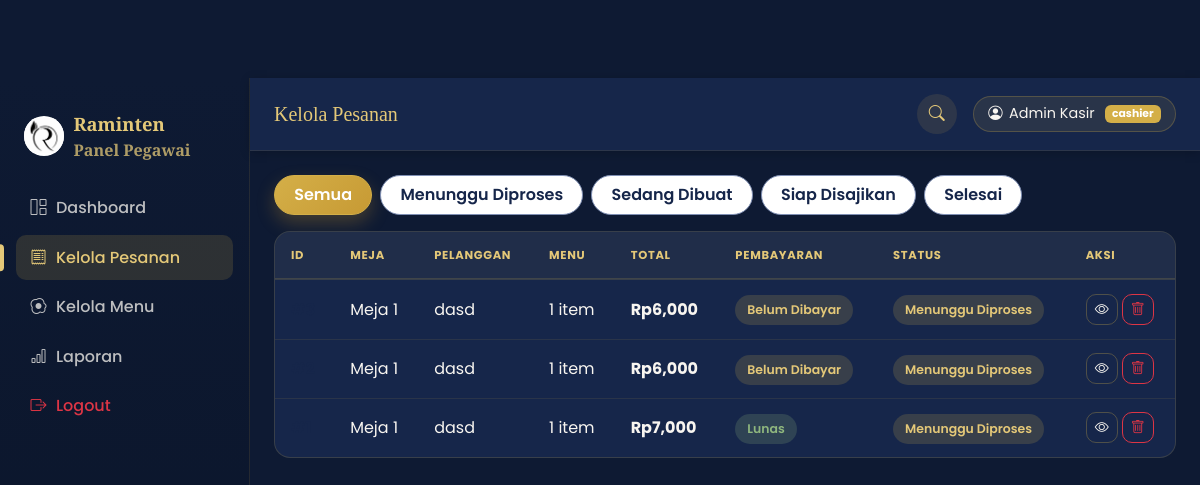
The app's page /admin/orders (signed in), older data.
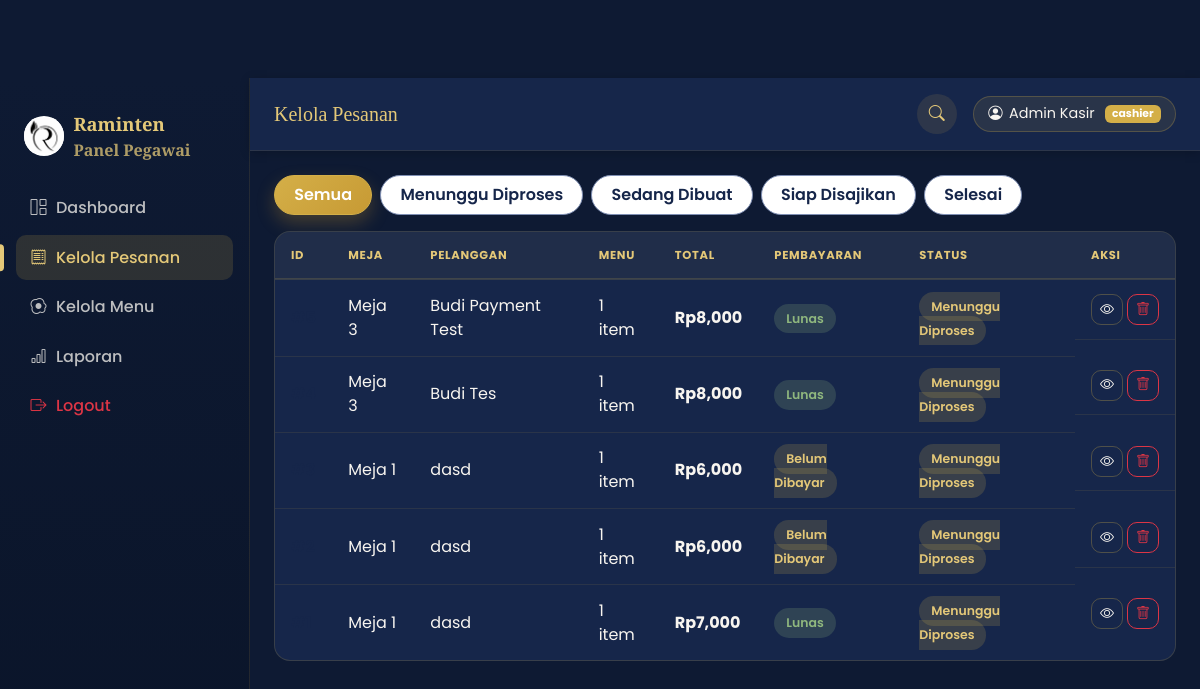
The same page, newer data.
### models/order.py (models this page shows, shortened)
class Order(db.Model):
    __tablename__ = "orders"
    id = db.Column(db.Integer, primary_key=True)
    order_number = db.Column(db.String(30), unique=True, nullable=True)
    table_id = db.Column(db.Integer, db.ForeignKey("tables.id"), nullable=True)
    table_number = db.Column(db.Integer, nullable=False)
    customer_name = db.Column(db.String(100), default="Pelanggan")
    customer_phone = db.Column(db.String(30), default="")
    note = db.Column(db.String(255), default="")
    _status = db.Column("status", db.String(30), default=STATUS_FLOW[0])
    _payment_status = db.Column("payment_status", db.String(20), default=PAYMENT_BELUM_DIBAYAR)
    payment_method = db.Column(db.String(20), default="QRIS")
    paid_at = db.Column(db.DateTime, nullable=True)
    created_at = db.Column(db.DateTime, default=datetime.utcnow)
    updated_at = db.Column(db.DateTime, default=datetime.utcnow, onupdate=datetime.utcnow)
    items = db.relationship("OrderItem", backref="order", lazy=True, cascade="all, delete-orphan")
    transaction = db.relationship("Transaction", backref="order", uselist=False, cascade="all, delete-orphan")
    @property
    def status(self):
        return self._status
    @status.setter
    def status(self, value):
        if value not in STATUS_FLOW:
            raise ValueError(f"Status pesanan '{value}' tidak valid.")
        self._status = value
        self.updated_at = datetime.utcnow()
    @property
    def payment_status(self):
        return self._payment_status
    @payment_status.setter
    def payment_status(self, value):
        if value not in PAYMENT_STATUS_FLOW:
            raise ValueError(f"Status pembayaran '{value}' tidak valid.")
        self._payment_status = value
    @property
    def total_price(self):
        return sum(item.subtotal for item in self.items)

class OrderItem(db.Model):
    __tablename__ = "order_items"
    id = db.Column(db.Integer, primary_key=True)
    order_id = db.Column(db.Integer, db.ForeignKey("orders.id"), nullable=False)
    menu_item_id = db.Column(db.Integer, db.ForeignKey("menu_items.id"), nullable=False)
    quantity = db.Column(db.Integer, default=1)
    price_at_order = db.Column(db.Float, nullable=False)
    @property
    def subtotal(self):
        return self.quantity * self.price_at_order

### routes/admin.py (the view)
@admin_bp.route("/orders")
@login_required
def orders():
    status_filter = request.args.get("status", "Semua")
    query = Order.query.order_by(Order.created_at.desc())
    if status_filter != "Semua":
        query = query.filter_by(_status=status_filter)
    order_list = query.all()
    return render_template("admin/orders.html", orders=order_list, status_filter=status_filter,
                            status_flow=STATUS_FLOW)

### routes/auth.py (called while the page is built)
def login_required(view_func):
    @wraps(view_func)
    def wrapped(*args, **kwargs):
        if not session.get("staff_id"):
            flash("Silakan login terlebih dahulu.", "warning")
            return redirect(url_for("auth.login"))
        return view_func(*args, **kwargs)
    return wrapped

### templates/admin/orders.html (shortened to what this page needs)
{% extends "admin/base.html" %}
{% block page_title %}Kelola Pesanan{% endblock %}
{% block content %}
<div class="d-flex gap-2 flex-wrap mb-3">
  <a href="{{ url_for('admin.orders', status='Semua') }}"
     class="category-pill {{ 'active' if status_filter=='Semua' }}">Semua</a>
  {% for s in status_flow %}
  <a href="{{ url_for('admin.orders', status=s) }}"
     class="category-pill {{ 'active' if status_filter==s }}">{{ s }}</a>
  {% endfor %}
</div>
<div class="stat-card p-0 table-responsive-card">
  <div class="table-responsive">
  <table class="table mb-0 align-middle">
    <thead>
      <tr>
        <th>ID</th>
        <th>Meja</th>
        <th>Pelanggan</th>
        <th>Menu</th>
        <th>Total</th>
        <th>Pembayaran</th>
        <th>Status</th>
        <th>Aksi</th>
      </tr>
    </thead>
    <tbody id="orders-tbody">
      {% for o in orders %}
      <tr class="order-row" data-href="{{ url_for('admin.order_detail', order_id=o.id) }}">
        <td class="fw-bold" style="color:var(--coklat-700);">#{{ o.id }}</td>
        <td>Meja {{ o.table_number }}</td>
        <td>{{ o.customer_name }}</td>
        <td>{{ o.items|length }} item</td>
        <td class="fw-bold">Rp{{ '{:,.0f}'.format(o.total_price) }}</td>
        <td><span class="badge-status {{ 'siap' if o.payment_status == 'Lunas' else 'menunggu' }}">{{ o.payment_status }}</span></td>
        <td>
          <span class="badge-status {{ {'Menunggu Diproses':'menunggu','Sedang Dibuat':'dibuat','Siap Disajikan':'siap','Selesai':'selesai'}.get(o.status, 'menunggu') }}">
            {{ o.status }}
          </span>
        </td>
        <td class="d-flex gap-1">
          <a href="{{ url_for('admin.order_detail', order_id=o.id) }}" class="btn btn-sm btn-outline-secondary">
            <i class="bi bi-eye"></i>
          </a>
          <form action="{{ url_for('admin.order_delete', order_id=o.id) }}" method="POST"
                onsubmit="return confirm('Hapus pesanan #{{ o.id }}?');" onclick="event.stopPropagation();">
            <button class="btn btn-sm btn-outline-danger"><i class="bi bi-trash"></i></button>
          </form>
        </td>
      </tr>
      {% else %}
      <tr><td colspan="8" class="text-center text-muted py-4">Belum ada pesanan.</td></tr>
      {% endfor %}
    </tbody>
  </table>
  </div>
</div>
{% endblock %}

### templates/admin/base.html (shortened to what this page needs)
<!DOCTYPE html>
<html lang="id">
<head>
<link href="https://cdn.jsdelivr.net/npm/bootstrap@5.3.3/dist/css/bootstrap.min.css" rel="stylesheet">
<link rel="stylesheet" href="https://cdn.jsdelivr.net/npm/bootstrap-icons@1.11.3/font/bootstrap-icons.css">
<link rel="stylesheet" href="{{ url_for('static', filename='css/style.css') }}">
</head>
<body class="admin-body">
<div class="admin-shell">
  <aside class="admin-sidebar">
    <div class="admin-brand">
      <img src="{{ url_for('static', filename='images/logo.png') }}" alt="Logo Angkringan Raminten" class="brand-logo">
      <div>
        <div class="fw-bold">Raminten</div>
        <div class="small opacity-75">Panel Pegawai</div>
      </div>
    </div>
    <nav class="admin-nav">
      <a href="{{ url_for('admin.dashboard') }}" class="{{ 'active' if request.endpoint=='admin.dashboard' }}">
        <i class="bi bi-grid-1x2"></i> Dashboard
      </a>
      <a href="{{ url_for('admin.orders') }}" class="{{ 'active' if request.endpoint in ['admin.orders','admin.order_detail'] }}">
        <i class="bi bi-receipt"></i> Kelola Pesanan
      </a>
      <a href="{{ url_for('admin.menu_list') }}" class="{{ 'active' if request.endpoint=='admin.menu_list' }}">
        <i class="bi bi-egg-fried"></i> Kelola Menu
      </a>
      <a href="{{ url_for('admin.report') }}" class="{{ 'active' if request.endpoint=='admin.report' }}">
        <i class="bi bi-bar-chart"></i> Laporan
      </a>
      <a href="{{ url_for('auth.logout') }}" class="text-danger">
        <i class="bi bi-box-arrow-right"></i> Logout
      </a>
    </nav>
  </aside>
  <div class="admin-main">
    <header class="admin-topbar">
      <h5 class="mb-0" style="font-family:var(--font-display); color:var(--coklat-700);">{% block page_title %}Dashboard{% endblock %}</h5>
      <div class="admin-search-wrap ms-auto" id="adminSearchWrap">
        <button class="navbar-icon-btn admin-search-toggle" id="adminSearchToggle" aria-label="Cari"><i class="bi bi-search"></i></button>
      </div>
      <div class="admin-user">
        <i class="bi bi-person-circle"></i> <span class="admin-user-name">{{ session.get('staff_name', 'Pegawai') }}</span>
        <span class="badge ms-1" style="background:var(--gold-500);">{{ session.get('staff_type', '') }}</span>
      </div>
    </header>
    <div class="container-fluid p-4">
      {% block content %}{% endblock %}
    </div>
  </div>
</div>
</body>
</html>

Row changes from the older to the newer data that the page shows:
added Order: table_number "3", customer_name "Budi Payment Test", items|length "1", payment_status "Lunas", status "Menunggu Diproses"
added OrderItem: total_price "8,000"
added Order: table_number "3", customer_name "Budi Tes", items|length "1", payment_status "Lunas", status "Menunggu Diproses"
added OrderItem: total_price "8,000"
